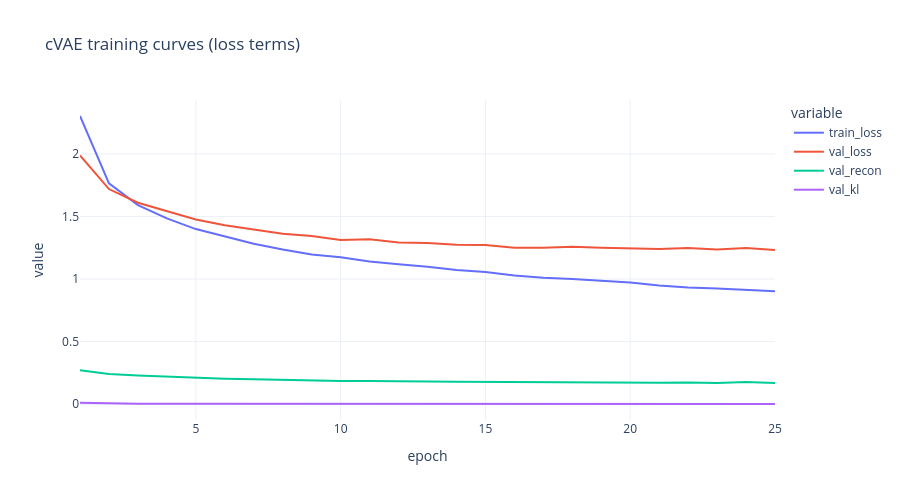
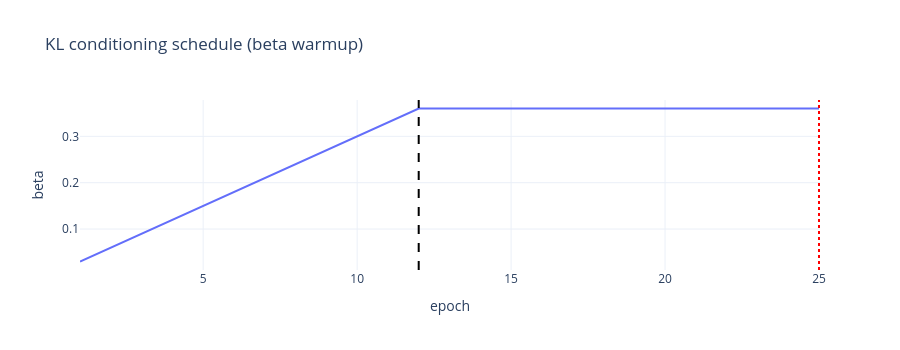

Source (notebook cell) for these figures, in order:
### Code cell
# Training schedule audit: recommend total epochs and KL conditioning warmup from history
import numpy as np
import pandas as pd
import plotly.express as px

required = ["cvae_artifacts", "nd_like_config"]
missing = [k for k in required if k not in globals()]
if missing:
    raise RuntimeError("Run training cells first. Missing: " + ", ".join(missing))

hist = pd.DataFrame(cvae_artifacts["history"]).copy()
if hist.empty:
    raise RuntimeError("cvae_artifacts['history'] is empty")

best_epoch = int(cvae_artifacts["best_epoch"])
beta_warmup = int(nd_like_config.get("beta_warmup_epochs", 0))
train_epochs = int(nd_like_config.get("n_epochs", int(hist["epoch"].max())))

# First epoch whose val loss is within a tolerance band of the global best.
best_val = float(hist["val_loss"].min())
within_1pct = hist.loc[hist["val_loss"] <= best_val * 1.01, "epoch"]
within_2pct = hist.loc[hist["val_loss"] <= best_val * 1.02, "epoch"]
first_1pct = int(within_1pct.iloc[0]) if len(within_1pct) else best_epoch
first_2pct = int(within_2pct.iloc[0]) if len(within_2pct) else best_epoch

# Plateau estimate using trailing window improvements in val loss.
win = 10
plateau_epoch = best_epoch
if len(hist) >= 2 * win:
    vals = hist["val_loss"].to_numpy(dtype=float)
    epochs = hist["epoch"].to_numpy(dtype=int)
    for i in range(win, len(vals) - win):
        prev_min = np.min(vals[max(0, i - win):i])
        next_min = np.min(vals[i:i + win])
        if prev_min <= 0:
            continue
        rel_gain = (prev_min - next_min) / prev_min
        if rel_gain < 0.002:  # <0.2% gain over next 10 epochs
            plateau_epoch = int(epochs[i])
            break

warmup_ratio = (beta_warmup / max(train_epochs, 1))

# Heuristic recommendation: keep warmup between 55% and 70% of training,
# and set max epochs near first 1-2% epoch plus small margin.
rec_epochs = int(min(train_epochs, max(first_2pct + 10, plateau_epoch + 5, 80)))
rec_warmup = int(round(rec_epochs * 0.62))

summary = pd.DataFrame([
    {
        "configured_epochs": train_epochs,
        "configured_beta_warmup": beta_warmup,
        "warmup_ratio": warmup_ratio,
        "best_epoch": best_epoch,
        "first_epoch_within_1pct_best": first_1pct,
        "first_epoch_within_2pct_best": first_2pct,
        "plateau_epoch_estimate": plateau_epoch,
        "recommended_epochs": rec_epochs,
        "recommended_beta_warmup": rec_warmup,
    }
])

print("Training schedule summary")
print(summary.to_string(index=False, float_format=lambda v: f"{v:.4g}"))

hist_long = hist[["epoch", "train_loss", "val_loss", "val_recon", "val_kl", "beta"]].copy()
fig = px.line(
    hist_long,
    x="epoch",
    y=["train_loss", "val_loss", "val_recon", "val_kl"],
    title="cVAE training curves (loss terms)",
)
fig.update_layout(template="plotly_white", height=500)
fig.show()

fig_beta = px.line(
    hist_long,
    x="epoch",
    y="beta",
    title="KL conditioning schedule (beta warmup)",
)
fig_beta.add_vline(x=beta_warmup, line_dash="dash", line_color="black")
fig_beta.add_vline(x=best_epoch, line_dash="dot", line_color="red")
fig_beta.update_layout(template="plotly_white", height=350)
fig_beta.show()

### Figure 1 — Plotly figure (JSON) as saved in the notebook; plotly's stock layout.template omitted (floating-point values rounded to 4 significant figures)
{"data": [{"hovertemplate": "variable=train_loss<br>epoch=%{x}<br>value=%{y}<extra></extra>", "legendgroup": "train_loss", "line": {"color": "#636efa", "dash": "solid"}, "marker": {"symbol": "circle"}, "mode": "lines", "name": "train_loss", "orientation": "v", "showlegend": true, "type": "scatter", "x": [1, 2, 3, 4, 5, 6, 7, 8, 9, 10, 11, 12, 13, 14, 15, 16, 17, 18, 19, 20, 21, 22, 23, 24, 25], "xaxis": "x", "y": [2.305, 1.765, 1.591, 1.485, 1.4, 1.339, 1.283, 1.236, 1.197, 1.175, 1.141, 1.118, 1.098, 1.073, 1.056, 1.029, 1.01, 0.9997, 0.9885, 0.9731, 0.9481, 0.9333, 0.9246, 0.9121, 0.9019], "yaxis": "y"}, {"hovertemplate": "variable=val_loss<br>epoch=%{x}<br>value=%{y}<extra></extra>", "legendgroup": "val_loss", "line": {"color": "#EF553B", "dash": "solid"}, "marker": {"symbol": "circle"}, "mode": "lines", "name": "val_loss", "orientation": "v", "showlegend": true, "type": "scatter", "x": [1, 2, 3, 4, 5, 6, 7, 8, 9, 10, 11, 12, 13, 14, 15, 16, 17, 18, 19, 20, 21, 22, 23, 24, 25], "xaxis": "x", "y": [1.989, 1.72, 1.611, 1.542, 1.477, 1.431, 1.399, 1.363, 1.345, 1.313, 1.319, 1.293, 1.289, 1.275, 1.272, 1.251, 1.251, 1.258, 1.25, 1.247, 1.24, 1.249, 1.237, 1.248, 1.232], "yaxis": "y"}, {"hovertemplate": "variable=val_recon<br>epoch=%{x}<br>value=%{y}<extra></extra>", "legendgroup": "val_recon", "line": {"color": "#00cc96", "dash": "solid"}, "marker": {"symbol": "circle"}, "mode": "lines", "name": "val_recon", "orientation": "v", "showlegend": true, "type": "scatter", "x": [1, 2, 3, 4, 5, 6, 7, 8, 9, 10, 11, 12, 13, 14, 15, 16, 17, 18, 19, 20, 21, 22, 23, 24, 25], "xaxis": "x", "y": [0.2702, 0.2394, 0.2287, 0.2184, 0.2087, 0.203, 0.199, 0.1936, 0.1906, 0.1849, 0.1849, 0.1804, 0.1794, 0.1776, 0.1762, 0.1728, 0.1739, 0.1756, 0.1733, 0.1714, 0.1705, 0.1725, 0.1684, 0.1754, 0.168], "yaxis": "y"}, {"hovertemplate": "variable=val_kl<br>epoch=%{x}<br>value=%{y}<extra></extra>", "legendgroup": "val_kl", "line": {"color": "#ab63fa", "dash": "solid"}, "marker": {"symbol": "circle"}, "mode": "lines", "name": "val_kl", "orientation": "v", "showlegend": true, "type": "scatter", "x": [1, 2, 3, 4, 5, 6, 7, 8, 9, 10, 11, 12, 13, 14, 15, 16, 17, 18, 19, 20, 21, 22, 23, 24, 25], "xaxis": "x", "y": [0.0101, 0.003305, 0.001768, 0.00124, 0.000976, 0.0006849, 0.0005429, 0.0003887, 0.0003035, 0.0002651, 0.0002046, 0.0001407, 0.0001126, 9.885e-05, 9.361e-05, 7.524e-05, 6.6e-05, 5.821e-05, 5.408e-05, 5.166e-05, 5.029e-05, 5.352e-05, 5.053e-05, 5.057e-05, 4.152e-05], "yaxis": "y"}], "layout": {"height": 500, "legend": {"title": {"text": "variable"}, "tracegroupgap": 0}, "title": {"text": "cVAE training curves (loss terms)"}, "xaxis": {"anchor": "y", "domain": [0, 1], "title": {"text": "epoch"}}, "yaxis": {"anchor": "x", "domain": [0, 1], "title": {"text": "value"}}}}

### Figure 2 — Plotly figure (JSON) as saved in the notebook; plotly's stock layout.template omitted (floating-point values rounded to 4 significant figures)
{"data": [{"hovertemplate": "epoch=%{x}<br>beta=%{y}<extra></extra>", "legendgroup": "", "line": {"color": "#636efa", "dash": "solid"}, "marker": {"symbol": "circle"}, "mode": "lines", "name": "", "orientation": "v", "showlegend": false, "type": "scatter", "x": [1, 2, 3, 4, 5, 6, 7, 8, 9, 10, 11, 12, 13, 14, 15, 16, 17, 18, 19, 20, 21, 22, 23, 24, 25], "xaxis": "x", "y": [0.03, 0.06, 0.09, 0.12, 0.15, 0.18, 0.21, 0.24, 0.27, 0.3, 0.33, 0.36, 0.36, 0.36, 0.36, 0.36, 0.36, 0.36, 0.36, 0.36, 0.36, 0.36, 0.36, 0.36, 0.36], "yaxis": "y"}], "layout": {"height": 350, "legend": {"tracegroupgap": 0}, "shapes": [{"line": {"color": "black", "dash": "dash"}, "type": "line", "x0": 12, "x1": 12, "xref": "x", "y0": 0, "y1": 1, "yref": "y domain"}, {"line": {"color": "red", "dash": "dot"}, "type": "line", "x0": 25, "x1": 25, "xref": "x", "y0": 0, "y1": 1, "yref": "y domain"}], "title": {"text": "KL conditioning schedule (beta warmup)"}, "xaxis": {"anchor": "y", "domain": [0, 1], "title": {"text": "epoch"}}, "yaxis": {"anchor": "x", "domain": [0, 1], "title": {"text": "beta"}}}}
